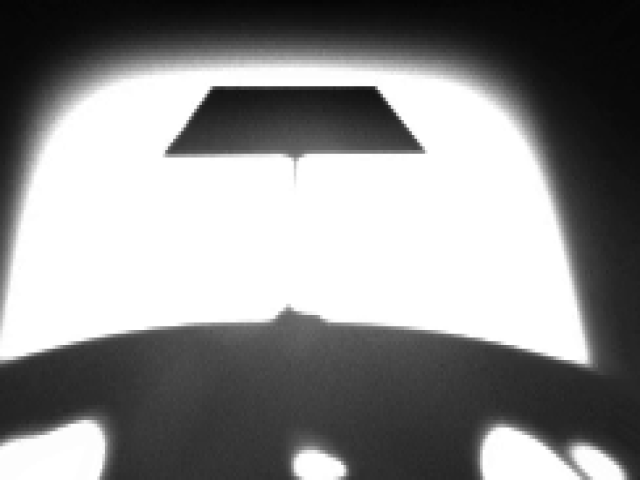
#> input picture src/opencv/src/voxl/frame1.png, 640 x 480 px
$ python corners.py
#> lines starting #> are read from the running program, lines starting #| are printed output that depends on the picture; after the words box and inside, x2 and y2 are one past the last pixel; in counts of white or black regions, pixels touching at a corner belong together
import numpy as np
import cv2 as cv
from matplotlib import pyplot as plt

img = cv.imread('frame1.png')
#> img is the input picture: shape (480, 640, 3); min 4, max 255, mean 140.1
gray = cv.cvtColor(img, cv.COLOR_BGR2GRAY)
ret, otsu_thresh = cv.threshold(gray, 0, 255, cv.THRESH_BINARY + cv.THRESH_OTSU)
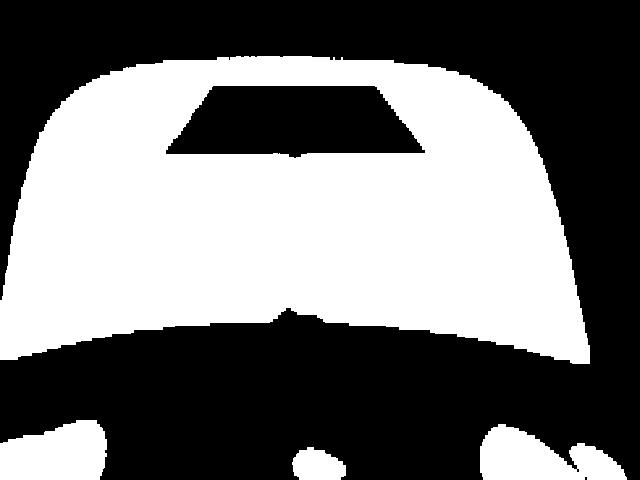
#> otsu_thresh: shape (480, 640); 45.2% white; 4 white regions, box (x1, y1, x2, y2) and area: (0, 56, 590, 364) 127058, (0, 420, 107, 480) 5235, (480, 424, 627, 480) 5220, (292, 447, 346, 480) 1365
#> ret = 149
otsu_mask = cv.bitwise_not(otsu_thresh)
corners = cv.goodFeaturesToTrack(otsu_mask, 90, 0.1, 10)
#> corners = 90 rows, first 8: [424, 151], [331, 59], [576, 469], [229, 57], [106, 451], [586, 477], [342, 57], [341, 477]
corners = np.int0(corners)
for i in corners:
    x, y = i.ravel()
    cv.circle(img, (x, y), 3, 255, -1)
#> this loop made 90 passes
#> (x, y) on passes 1 to 12: (424, 151), (331, 59), (576, 469), (229, 57), (106, 451), (586, 477), (342, 57), (341, 477), (294, 475), (623, 469), (345, 465), (567, 464)
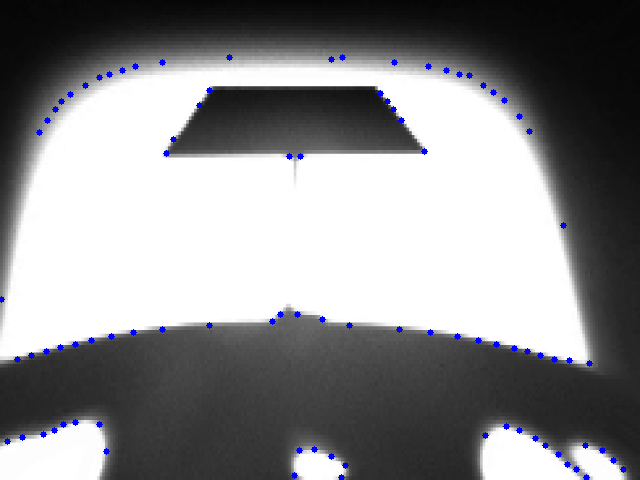
#> img: shape (480, 640, 3); 0.85% of pixels changed, all inside (x1, y1, x2, y2) = (0, 54, 627, 480)

print(img.shape)
#| (480, 640, 3)
plt.imshow(img), plt.show()

$ run again, with src/opencv/src/voxl/frame3.png copied over src/opencv/src/voxl/frame1.png
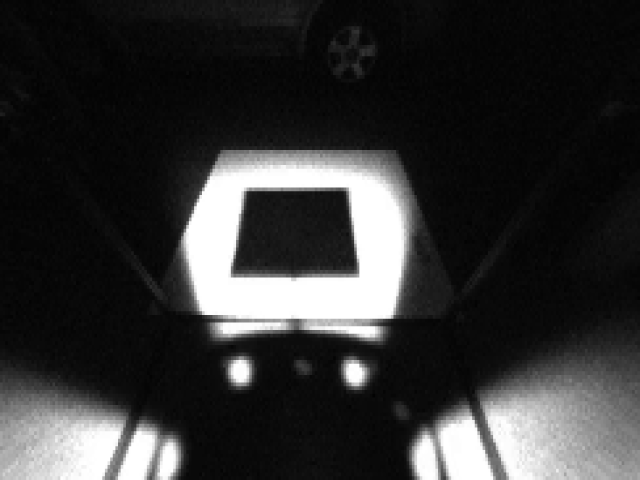
#> input picture src/opencv/src/voxl/frame3.png, 640 x 480 px
#> img is the input picture: shape (480, 640, 3); min 2, max 255, mean 51.4
#> `ret, otsu_thresh = cv.threshold(gray, 0, 255, cv.THRESH_BINARY + cv.TH..`:
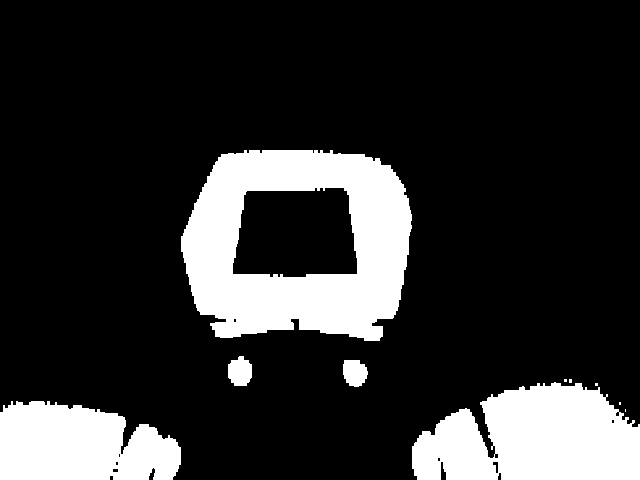
#> otsu_thresh: shape (480, 640); 18.6% white; 10 white regions (5 under 20 px), largest, box (x1, y1, x2, y2) and area: (181, 150, 412, 341) 27448, (412, 382, 640, 480) 17058, (0, 401, 181, 480) 11549, (228, 356, 252, 386) 569, (343, 360, 368, 387) 538
#> ret = 112
#> corners = 90 rows, first 8: [596, 384], [565, 380], [111, 476], [493, 463], [633, 420], [623, 419], [98, 409], [6, 407]
#> the loop `for i in corners:` made 90 passes
#> after the loop `for i in corners:`:
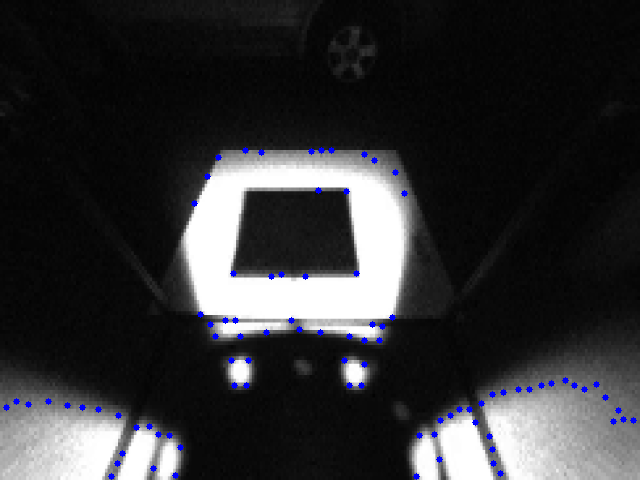
#> img: shape (480, 640, 3); 0.85% of pixels changed, all inside (x1, y1, x2, y2) = (3, 147, 637, 480)
#| (480, 640, 3)

$ run again, with src/opencv/src/voxl/chessboard_frame_with_patterns.png copied over src/opencv/src/voxl/frame1.png
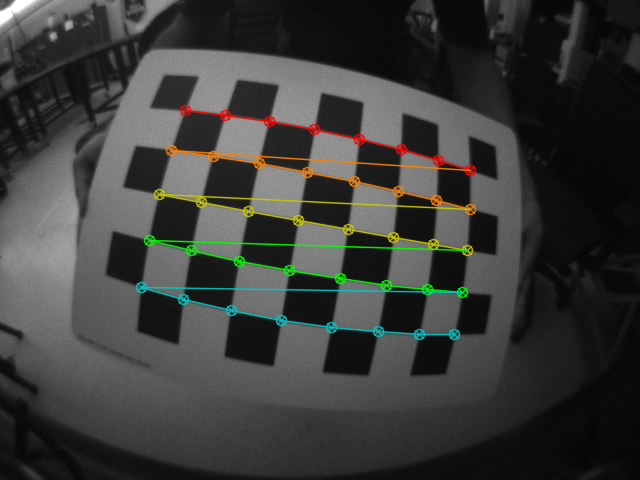
#> input picture src/opencv/src/voxl/chessboard_frame_with_patterns.png, 640 x 480 px
#> img is the input picture: shape (480, 640, 3); mean B, G, R 57.7, 60.1, 59.4
#> `ret, otsu_thresh = cv.threshold(gray, 0, 255, cv.THRESH_BINARY + cv.TH..`:
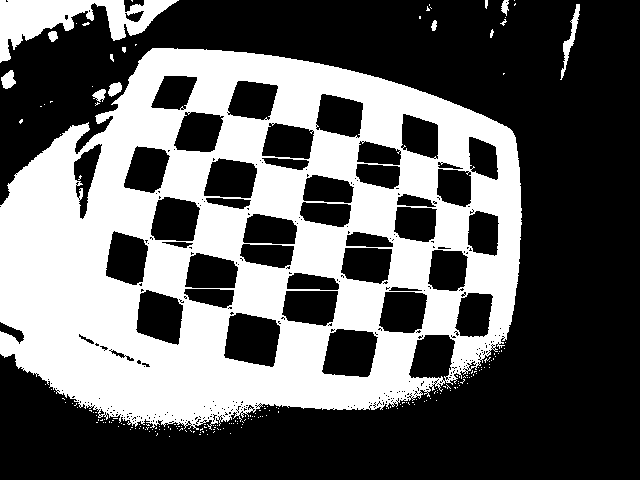
#> otsu_thresh: shape (480, 640); 38.5% white; 197 white regions (184 under 20 px), largest, box (x1, y1, x2, y2) and area: (0, 48, 522, 430) 112089, (0, 0, 179, 63) 4595, (560, 4, 580, 80) 372
#> ret = 69
#> corners = 90 rows, first 8: [331, 330], [141, 290], [289, 267], [386, 288], [191, 253], [470, 212], [93, 95], [111, 54]
#> the loop `for i in corners:` made 90 passes
#> after the loop `for i in corners:`:
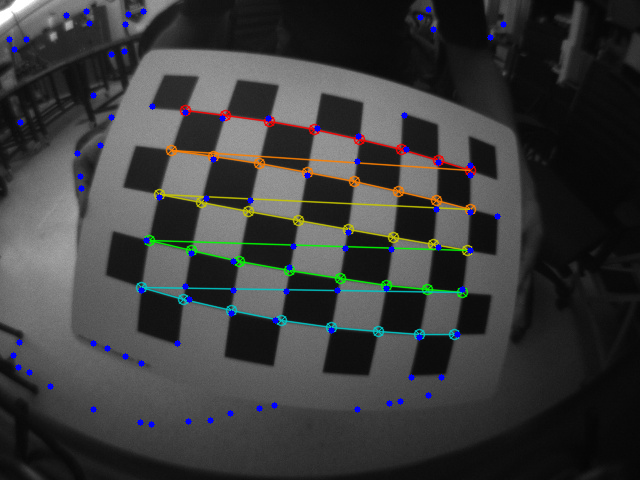
#> img: shape (480, 640, 3); 0.85% of pixels changed, all inside (x1, y1, x2, y2) = (6, 6, 507, 428)
#| (480, 640, 3)
